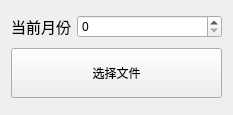
<?xml version="1.0" encoding="UTF-8"?>
<ui version="4.0">
 <class>ExcelHandler</class>
 <widget class="QWidget" name="ExcelHandler">
  <property name="geometry">
   <rect>
    <x>0</x>
    <y>0</y>
    <width>215</width>
    <height>115</height>
   </rect>
  </property>
  <property name="windowTitle">
   <string>Form</string>
  </property>
  <layout class="QVBoxLayout" name="verticalLayout_2">
   <item>
    <layout class="QHBoxLayout" name="horizontalLayout">
     <item>
      <widget class="QLabel" name="label">
       <property name="text">
        <string>&lt;html&gt;&lt;head/&gt;&lt;body&gt;&lt;p&gt;&lt;span style=&quot; font-size:11pt;&quot;&gt;当前月份&lt;/span&gt;&lt;/p&gt;&lt;/body&gt;&lt;/html&gt;</string>
       </property>
      </widget>
     </item>
     <item>
      <widget class="QSpinBox" name="month_box">
       <property name="minimumSize">
        <size>
         <width>145</width>
         <height>20</height>
        </size>
       </property>
      </widget>
     </item>
    </layout>
   </item>
   <item>
    <widget class="QPushButton" name="file_btn">
     <property name="minimumSize">
      <size>
       <width>100</width>
       <height>50</height>
      </size>
     </property>
     <property name="text">
      <string>选择文件</string>
     </property>
    </widget>
   </item>
  </layout>
 </widget>
 <resources/>
 <connections/>
</ui>
